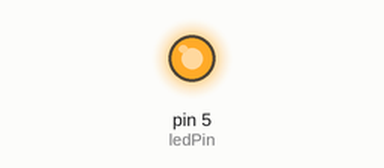
The sketch below on a simulated Arduino Uno, built with avr-gcc and run on an emulated ATmega328P. Shown: output pins drawn as LEDs (lit = HIGH).

Above: at 0.05 s.
At 1.5 s:
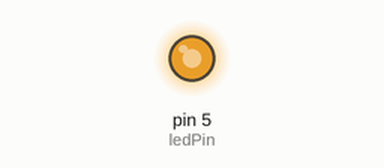
At 2.3 s:
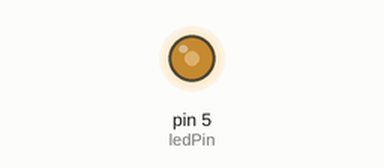
At 4.55 s:
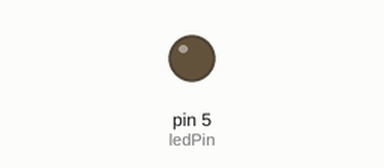
Timing chart, 0 to 5.9 s (numbered marks = the images above):
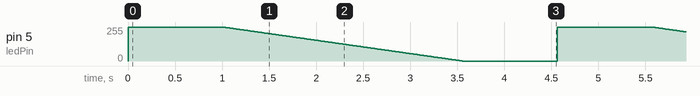

Measured:
- by itself, pin 5 (ledPin): ramps from 255/255 to 0/255 and jumps back, once every 4.6 s

The sketch:

led_controller_test.ino
```cpp
int ledPin = 5; // PWM pin connected to the PWM input of LD24AJTA

void setup() {
  pinMode(ledPin, OUTPUT);
}

void loop() {
  // Turn on the LED to full brightness
  analogWrite(ledPin, 255);
  delay(1000); // Wait for 1 second

  // Gradually dim the LED to off
  for (int brightness = 255; brightness >= 0; brightness--) {
    analogWrite(ledPin, brightness);
    delay(10); // Wait for 10ms between brightness changes for a smooth transition
  }

  // Wait for 1 second before repeating the loop
  delay(1000);
}
```
